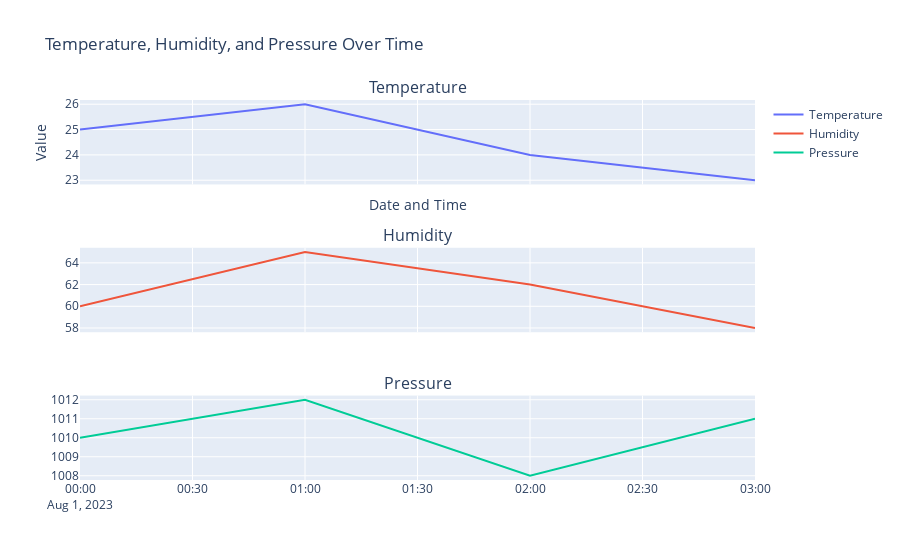

Notebook cell for this chart:
### Code cell
import pandas as pd
import plotly.graph_objects as go
from plotly.subplots import make_subplots

# Sample data
data = {
    'date_time': ['2023-08-01 00:00:00', '2023-08-01 01:00:00', '2023-08-01 02:00:00', '2023-08-01 03:00:00'],
    'temperature': [25, 26, 24, 23],
    'humidity': [60, 65, 62, 58],
    'pressure': [1010, 1012, 1008, 1011]
}

df = pd.DataFrame(data)
df['date_time'] = pd.to_datetime(df['date_time'])

# Create subplots
fig = make_subplots(rows=3, cols=1, shared_xaxes=True,
                    subplot_titles=['Temperature', 'Humidity', 'Pressure'])

# Add traces to subplots
fig.add_trace(go.Scatter(x=df['date_time'], y=df['temperature'], mode='lines', name='Temperature'), row=1, col=1)
fig.add_trace(go.Scatter(x=df['date_time'], y=df['humidity'], mode='lines', name='Humidity'), row=2, col=1)
fig.add_trace(go.Scatter(x=df['date_time'], y=df['pressure'], mode='lines', name='Pressure'), row=3, col=1)

# Update layout
fig.update_layout(title='Temperature, Humidity, and Pressure Over Time',
                  xaxis=dict(title='Date and Time'),
                  yaxis=dict(title='Value'))

# Show the plot
fig.show()

### Figure 1 — Plotly figure (JSON) as saved in the notebook; plotly's stock layout.template omitted (floating-point values rounded to 4 significant figures)
{"data": [{"mode": "lines", "name": "Temperature", "type": "scatter", "x": ["2023-08-01T00:00:00", "2023-08-01T01:00:00", "2023-08-01T02:00:00", "2023-08-01T03:00:00"], "xaxis": "x", "y": [25, 26, 24, 23], "yaxis": "y"}, {"mode": "lines", "name": "Humidity", "type": "scatter", "x": ["2023-08-01T00:00:00", "2023-08-01T01:00:00", "2023-08-01T02:00:00", "2023-08-01T03:00:00"], "xaxis": "x2", "y": [60, 65, 62, 58], "yaxis": "y2"}, {"mode": "lines", "name": "Pressure", "type": "scatter", "x": ["2023-08-01T00:00:00", "2023-08-01T01:00:00", "2023-08-01T02:00:00", "2023-08-01T03:00:00"], "xaxis": "x3", "y": [1010, 1012, 1008, 1011], "yaxis": "y3"}], "layout": {"annotations": [{"font": {"size": 16}, "showarrow": false, "text": "Temperature", "x": 0.5, "xanchor": "center", "xref": "paper", "y": 1, "yanchor": "bottom", "yref": "paper"}, {"font": {"size": 16}, "showarrow": false, "text": "Humidity", "x": 0.5, "xanchor": "center", "xref": "paper", "y": 0.6111, "yanchor": "bottom", "yref": "paper"}, {"font": {"size": 16}, "showarrow": false, "text": "Pressure", "x": 0.5, "xanchor": "center", "xref": "paper", "y": 0.2222, "yanchor": "bottom", "yref": "paper"}], "title": {"text": "Temperature, Humidity, and Pressure Over Time"}, "xaxis": {"anchor": "y", "domain": [0, 1], "matches": "x3", "showticklabels": false, "title": {"text": "Date and Time"}}, "xaxis2": {"anchor": "y2", "domain": [0, 1], "matches": "x3", "showticklabels": false}, "xaxis3": {"anchor": "y3", "domain": [0, 1]}, "yaxis": {"anchor": "x", "domain": [0.7778, 1], "title": {"text": "Value"}}, "yaxis2": {"anchor": "x2", "domain": [0.3889, 0.6111]}, "yaxis3": {"anchor": "x3", "domain": [0, 0.2222]}}}
